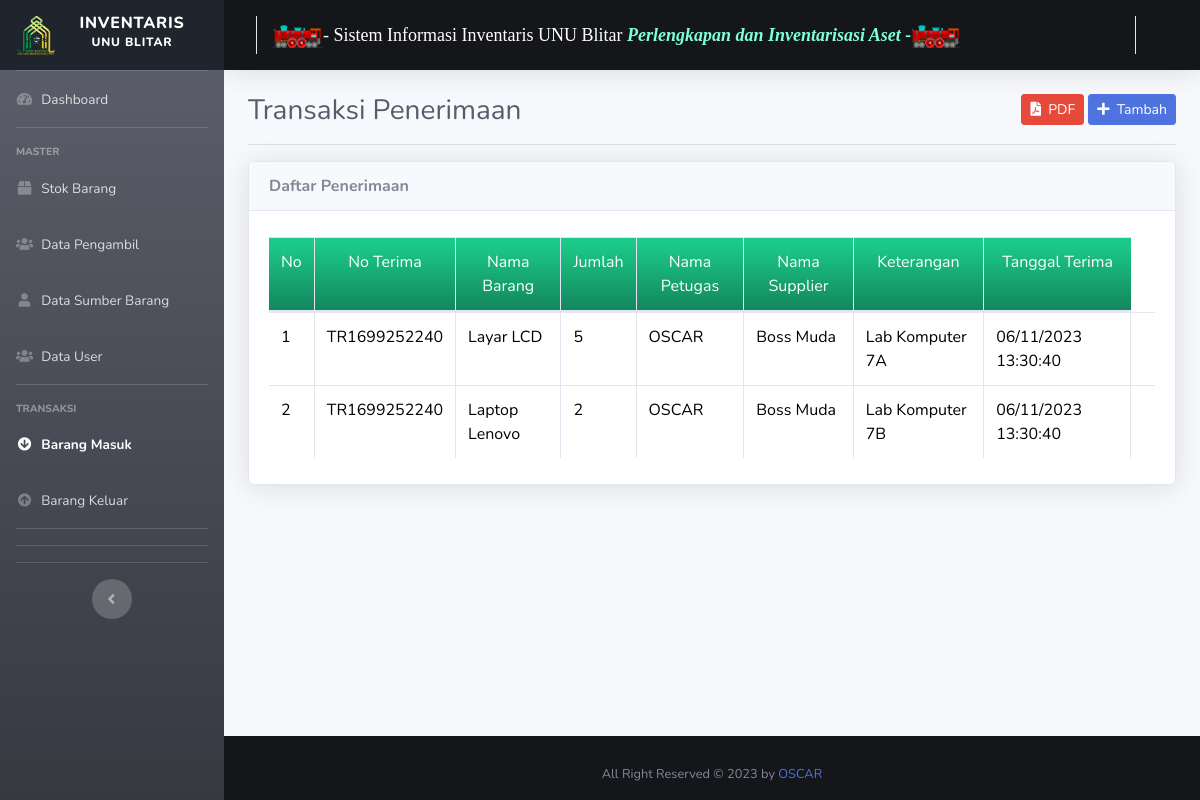
The app's page /index.php/penerimaan with its own data.
### tables this page shows
CREATE TABLE `penerimaan` (
  `id` int(11) NOT NULL,
  `no_terima` varchar(25) DEFAULT NULL,
  `tgl_terima` varchar(25) DEFAULT NULL,
  `jam_terima` varchar(10) DEFAULT NULL,
  `nama_supplier` varchar(80) DEFAULT NULL,
  `nama_petugas` varchar(80) DEFAULT NULL
);

CREATE TABLE `detail_terima` (
  `no_terima` varchar(25) NOT NULL,
  `nama_barang` varchar(80) NOT NULL,
  `jumlah` int(11) NOT NULL,
  `satuan` varchar(20) NOT NULL,
  `keterangan` char(50) NOT NULL
);

### application/controllers/Penerimaan.php (called while the page is built, shortened)
<?php
class Penerimaan extends CI_Controller{
	public function __construct(){
		$this->data['aktif'] = 'penerimaan';
		$this->load->model('M_barang', 'm_barang');
		$this->load->model('M_supplier', 'm_supplier');
		$this->load->model('M_penerimaan', 'm_penerimaan');
		$this->load->model('M_detail_terima', 'm_detail_terima');
	}
	public function index(){
		$this->data['title'] = 'Transaksi Penerimaan';
		$this->data['all_penerimaan'] = $this->m_penerimaan->lihat();
		$this->data['no'] = 1;
		$this->load->view('penerimaan/lihat', $this->data);
	}
}

### index.php (called while the page is built, shortened)
<?php
require_once BASEPATH.'core/CodeIgniter.php';

### application/models/M_penerimaan.php (called while the page is built, shortened)
<?php
class M_penerimaan extends CI_Model {
	protected $_table = 'penerimaan';
	public function lihat(){
		$this->db->from($this->_table.' as p');
		$this->db->join('detail_terima as dt','p.no_terima=dt.no_terima');
		$query=$this->db->get();
		return $query->result();
	}
}

### application/views/penerimaan/lihat.php (the view, shortened to what this page needs)
<!DOCTYPE html>
<html lang="en">
<head>
</head>
<body id="page-top">
	<div id="wrapper">
		<div id="content-wrapper" class="d-flex flex-column">
			<div id="content" data-url="<?= base_url('penerimaan') ?>">
				<div class="container-fluid">
				<div class="clearfix">
					<div class="float-left">
						<h1 class="h3 m-0 text-gray-800"><?= $title ?></h1>
					</div>
					<div class="float-right">
						<a href="<?= base_url('penerimaan/export') ?>" target="_blank" class="btn btn-danger btn-sm"><i class="fa fa-file-pdf"></i>&nbsp;&nbsp;PDF</a>
						<a href="<?= base_url('penerimaan/tambah') ?>" class="btn btn-primary btn-sm"><i class="fa fa-plus"></i>&nbsp;&nbsp;Tambah</a>
					</div>
				</div>
				<hr>
				<div class="card shadow">
					<div class="card-header"><strong>Daftar Penerimaan</strong></div>
					<div class="card-body">
						<div class="table-responsive">
							<table style="color: black;"  class="table table-bordered" id="dataTable" width="100%" cellspacing="0">
								<thead style="text-align: center; color: white;" class="bg-gradient-success">
									<tr>
										<td>No</td>
										<td>No Terima</td>
										<td>Nama Barang</td>
										<td>Jumlah</td>
										<td>Nama Petugas</td>
										<td>Nama Supplier</td>
										<td>Keterangan</td>
										<td>Tanggal Terima</td>
									</tr>
								</thead>
								<tbody>
									<?php foreach ($all_penerimaan as $penerimaan): ?>
										<tr>
											<td><?= $no++ ?></td>
											<td><?= $penerimaan->no_terima ?></td>
											<td><?= $penerimaan->nama_barang ?></td>
											<td><?= $penerimaan->jumlah ?></td>
											<td><?= $penerimaan->nama_petugas ?></td>
											<td><?= $penerimaan->nama_supplier ?></td>
											<td><?= $penerimaan->keterangan ?></td>
											<td><?= $penerimaan->tgl_terima ?> <?= $penerimaan->jam_terima ?></td>
											<td>
										</tr>
									<?php endforeach ?>
								</tbody>
							</table>
						</div>
					</div>
				</div>
				</div>
			</div>
		</div>
	</div>
</body>
</html>

### records on screen
penerimaan: detail_terima.no_terima "TR1699252240", detail_terima.nama_barang "Layar LCD", detail_terima.jumlah "5", nama_petugas "OSCAR", nama_supplier "Boss Muda", detail_terima.keterangan "Lab Komputer 7A", tgl_terima "06/11/2023", jam_terima "13:30:40", detail_terima.nama_barang "Laptop Lenovo", detail_terima.jumlah "2", detail_terima.keterangan "Lab Komputer 7B"

### other values on screen
$title "Transaksi Penerimaan"
